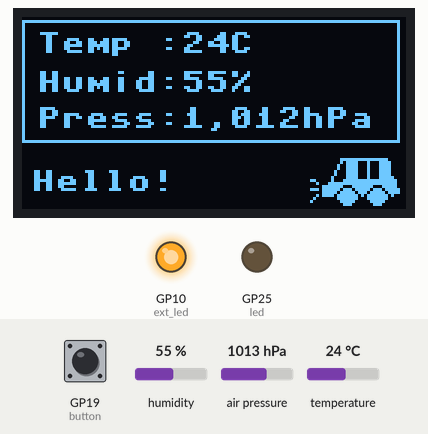
Simulated run of this program. Board: Raspberry Pi Pico running MicroPython. Shown: 128×64 one-colour display, output pins drawn as LEDs (lit = HIGH). Dashed ring = blinking. Inputs (shaded band) come from the test bench; at power-on: GP19 (button) HIGH, humidity 55 %, air pressure 1013 hPa, temperature 24 °C. WiFi joins after 1.5 s; values from a settings file that is not in the repository are placeholders; library files of the repository ran but are not shown: bme280.py, ssd1306.py; what the program prints to the serial console is not drawn.

Above: at 2.7 s.
2.8 s: GP19 (button) pulled LOW for 3.2 s
At 3.1 s:
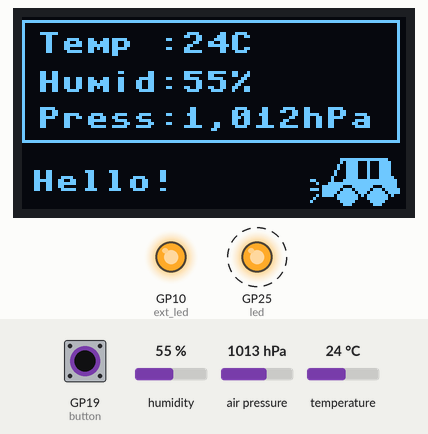
7.5 s: humidity set to 22 %
At 8.6 s:
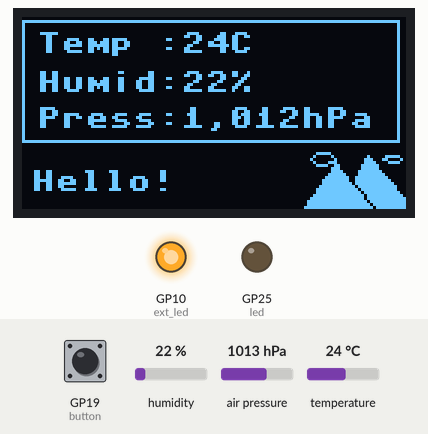
9.0 s: air pressure set to 952 hPa
At 9.3 s:
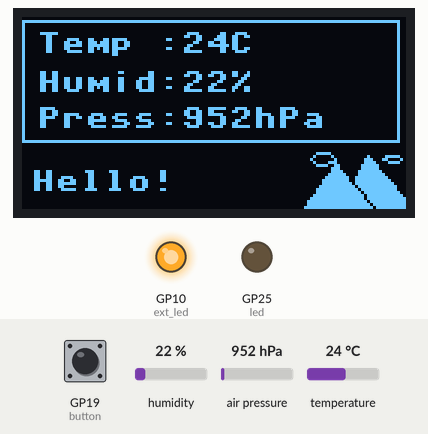
10.5 s: GP19 (button) pulled LOW for 0.15 s
At 11.7 s:
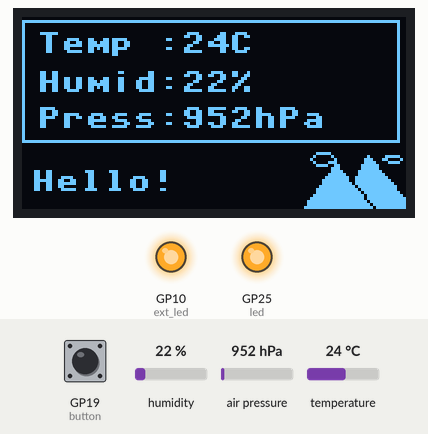
13.6 s: temperature set to 12 °C
At 14.8 s:
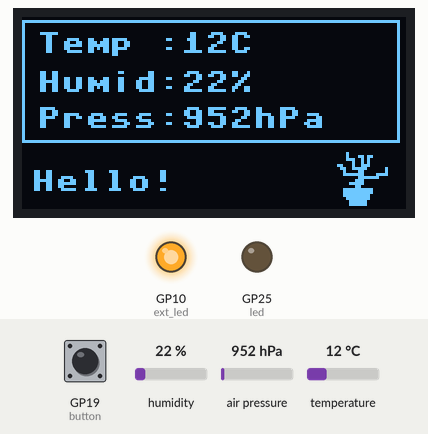
Timing chart, 0 to 16.6 s (numbered marks = the images above; inputs shaded):
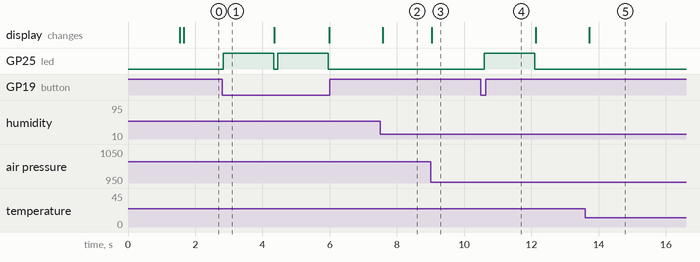

Measured:
- after the input at 2.8 s, GP25 (led): alternates HIGH for 1.5 s and LOW for 0.13 s, starting at once
- after the input at 7.5 s, the display: changes after 0.08 s (image 2)
- after the input at 9.0 s, the display: changes at once (image 3)
- after the input at 10.5 s, GP25 (led): LOW → HIGH after 0.10 s, → LOW 1.5 s later
- after the input at 13.6 s, the display: changes after 0.12 s (image 5)

The program:

main.py
```python
import os
import select
import socket

import bme280
import env
import framebuf
import network
import ssd1306
import utime
from machine import I2C, Pin

# WIFIの設定
# lib/env.py にSSIDとPASSWORDを設定してください
ssid = env.SSID
password = env.PASSWORD

station = network.WLAN(network.STA_IF)
station.ifconfig((env.FIXED_IP, env.SUBNET_MASK, env.GATEWAY_IP, env.DNS_IP))
station = network.WLAN(network.STA_IF)
station.active(True)

station.connect(ssid, password)

station = network.WLAN(network.STA_IF)
station.active(True)
station.connect(ssid, password)

# ネットワークに接続するまで待機
while not station.isconnected():
    pass

print("Connection successful")
print(station.ifconfig())

# グローバル変数。デフォルト値
display_text = "Hello!"


# 受け取った文字列のデコード処理
def url_decode(s):
    result = []
    i = 0
    while i < len(s):
        if s[i] == "%":
            hex_value = s[i + 1 : i + 3]
            result.append(chr(int(hex_value, 16)))
            i += 3
        else:
            result.append(s[i])
            i += 1
    return "".join(result)


def handle_request(client):
    global display_text
    request = client.recv(1024).decode("utf-8")

    # POSTリクエストからデータ部分を抽出
    start = request.find("\r\n\r\n")
    if start != -1:
        data = request[start + 4 :]

        # データの解析
        data_components = data.split("&")
        for component in data_components:
            if "=" in component:
                key, value = component.split("=")
                if key == "text":
                    # カスタムURLデコード関数を適用
                    display_text = url_decode(value.replace("+", " "))
                    break

    # HTMLレスポンス
    response = """HTTP/1.1 200 OK
Content-Type: text/html

<html>
<body>
<h1>YoooooO!</h1>
<form action="/" method="post">
  <input type="text" name="text" placeholder="Enter text">
  <input type="submit" value="Update">
</form>
</body>
</html>
"""

    client.sendall(response)
    client.close()

# ソケットの設定
s = socket.socket(socket.AF_INET, socket.SOCK_STREAM)
s.setsockopt(socket.SOL_SOCKET, socket.SO_REUSEADDR, 1)
s.bind(("", 80))
s.listen(5)
s.setblocking(False)  # 非ブロッキングモードに設定

# ---ここまでがWebサーバーの設定---

# タクトスイッチのためにGPIO 19、内蔵プルアップ抵抗を使う。
button = Pin(19, Pin.IN, Pin.PULL_UP)

# `/img` フォルダ内のテキストファイル名のリスト
image_files = os.listdir("/img")
image_files = [file for file in image_files if file.endswith(".txt")]
current_image_index = 0
print(image_files)

# 2つのLEDの設定。内蔵のLEDをPico Wで使う場合は "LED" とし、
# 無印Picoの場合は25とします
# 今回は内蔵LEDを画像切替の時のみ点灯、外部LEDを常時点灯とします
led = Pin("LED", Pin.OUT)
# 外部LEDの設定と常時点灯。適当な抵抗も忘れないように。
ext_led = Pin(10, Pin.OUT)
ext_led.value(1)

# SSD1306の初期化 (SCL: GP6, SDA: GP7)
i2c_ssd = I2C(1, scl=Pin(7), sda=Pin(6), freq=400000)
oled = ssd1306.SSD1306_I2C(128, 64, i2c_ssd)

# BME280センサーの初期化 (SCL: GP4, SDA: GP5)
i2c_bme = I2C(0, scl=Pin(5), sda=Pin(4))
bme = bme280.BME280(i2c=i2c_bme)

# 画像表示
def display_image(x, y, width, height, data):
    image = framebuf.FrameBuffer(data, width, height, framebuf.MONO_HLSB)
    oled.blit(image, x, y)

# 画像データをロード
def load_image_data(filename):
    with open(filename, "r") as file:
        data = file.read()
        byte_values = [int(b.strip(), 16) for b in data.split(",")]
        return bytearray(byte_values)

# 次の画像をロード
def load_next_image():
    global current_image_index
    if image_files:
        # 次の画像にインデックスを更新
        current_image_index = (current_image_index + 1) % len(image_files)
        image_path = "/img/" + image_files[current_image_index]
        return load_image_data(image_path)
    return None

# 起動時の画像をロード
if image_files:
    image_data = load_image_data("/img/" + image_files[current_image_index])

# ここからメインのループ
while True:
    readable, _, _ = select.select([s], [], [], 0.1)
    if readable:
        for sock in readable:
            if sock == s:
                print("Socket is ready for reading")
                try:
                    conn, addr = s.accept()
                    print("Connection accepted from", addr)
                    conn.setblocking(True)  # クライアントソケットをブロッキングモードに設定
                    handle_request(conn)
                except Exception as e:
                    print("Error handling request:", e)

    # タクトスイッチが押されたら外付けLEDを点灯し、
    # 次の画像を読み込む関数を実行
    # 1.5秒スリープして外付けLEDを消灯
    if not button.value():
        led.value(1)
        image_data = load_next_image()
        utime.sleep(1.5)
        led.value(0)

    # BME280からのデータ
    temperature, pressure, humidity = bme.read_compensated_data()

    # データをフォーマット
    temperature = int(temperature / 100)
    humidity = int(humidity / 1024)
    pressure = int(pressure / 256 / 100)

    # データ表示用のテキスト
    temp_text = "Temp :{}C".format(temperature)
    humidity_text = "Humid:{}%".format(humidity)
    pressure_text = "Press:{:,}hPa".format(pressure)

    # OLEDをリセット
    oled.fill(0)

    # 画像を表示
    display_image(0, 0, 128, 64, image_data)

    # テキスト部分
    oled.text(temp_text, 5, 5)
    oled.text(humidity_text, 5, 18)
    oled.text(pressure_text, 5, 30)
    oled.text(display_text, 3, 51)

    # テキストを囲む四角
    oled.hline(0, 1, 125, 1)  # top
    oled.hline(0, 41, 125, 1)  # bottom
    oled.vline(0, 1, 41, 1)  # left
    oled.vline(125, 1, 41, 1)  # right

    oled.show()
```
